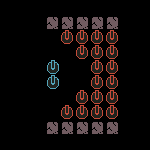

Rendered tile map (Tiled .tmx) drawn with the repository's tilesets; below, a short description and the full map source, tile grids included:
An orthogonal 10x10 tile map with 15x15 px tiles, 1 tile layer (Layer2) and 2 objects (84, 35).

<map version="1.2" tiledversion="1.2.4" orientation="orthogonal" renderorder="right-down" width="10" height="10" tilewidth="15" tileheight="15" infinite="0" nextlayerid="3" nextobjectid="11">
 <tileset firstgid="1" source="tileset.tsx" />
 <layer id="1" name="Layer2" width="10" height="10">
  <data encoding="csv">
0,0,0,0,0,0,0,0,0,0,
0,0,0,11,11,11,11,11,0,0,
0,0,0,0,2147483653,2147483653,2147483653,2147483653,0,0,
0,0,0,0,0,2147483653,2147483653,2147483653,0,0,
0,0,0,6,0,0,2147483653,2147483653,0,0,
0,0,0,6,0,0,2147483653,2147483653,0,0,
0,0,0,0,0,2147483653,2147483653,2147483653,0,0,
0,0,0,0,2147483653,2147483653,2147483653,2147483653,0,0,
0,0,0,11,11,11,11,11,0,0,
0,0,0,0,0,0,0,0,0,0
</data>
 </layer>
 <objectgroup id="2" name="Cha">
  <object id="9" name="84" x="75" y="60" width="15" height="15" />
  <object id="10" name="35" x="120" y="15" width="15" height="15" />
 </objectgroup>
</map>
